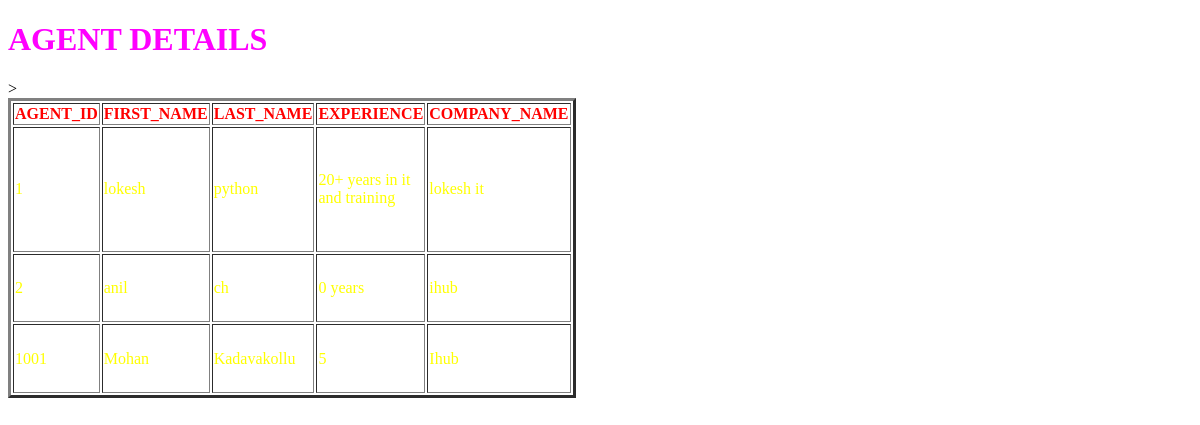
/agents/, run on the app's committed database.
### agentapp/models.py (models this page shows, shortened)
class agent(models.Model):
    agentid = models.CharField(max_length=30, primary_key=True)
    firstname = models.CharField(max_length=10)
    lastname = models.CharField(max_length=10)
    experience = models.CharField(max_length=5)
    company = models.CharField(max_length=10)

### agentapp/views.py (the view)
# urls.py: path('agents/', views.agents),
def agents(request):
    agentrecords=agent.objects.all()
    return render(request,'agents_display.html',{'agentrecord':agentrecords})

### templates/agents_display.html (shortened to what this page needs)
<!DOCTYPE html>
<html lang="en" dir="ltr">
{%load static%}
  <head>
    <link rel="stylesheet" href="{%static 'testapp.css'%}">
  </head>
  <body>
    <h1>AGENT DETAILS</h1>
    {% if agentrecord %}
    <table border="3",<canvas id="canvas" width="300" height="300"></canvas>>
      <thead>
        <th>AGENT_ID</th>
        <th>FIRST_NAME</th>
        <th>LAST_NAME</th>
        <th>EXPERIENCE</th>
        <th>COMPANY_NAME</th>
      </thead>
      {% for agents in agentrecord%}
      <tr>
        <td>{{agents.agentid}}</td>
        <td>{{agents.firstname}}</td>
        <td>{{agents.lastname}}</td>
        <td>{{agents.experience}}</td>
        <td>{{agents.company}}</td>
      </tr>
      {% endfor%}
    </table>
    {%else%}
<p>NO AGENT RECORD WILL BE FOUND </p>
  {% endif %}
  </body>
</html>

### agentapp/static/testapp.css (style rules this page uses)
body { background: url(https://images.unsplash.com/photo-1543128639-4cb7e6eeef1b?ixlib=rb-0.3.5&ixid=eyJhcHBfaWQiOjEyMDd9&s=828bd3c237ee5c5eb26b0b232ce2be62&auto=format&fit=crop&w=1567&q=80); background-repeat: no-repeat; background-size: cover; }
h1 { color: fuchsia; }
thead { color: red; }
td { color: yellow; }

### data on the page
agent: agentid "1", firstname "lokesh", lastname "python", experience "20+ years in it and training", company "lokesh it"
agent: agentid "2", firstname "anil", lastname "ch", experience "0 years", company "ihub"
agent: agentid "1001", firstname "Mohan", lastname "Kadavakollu", experience "5", company "Ihub"
